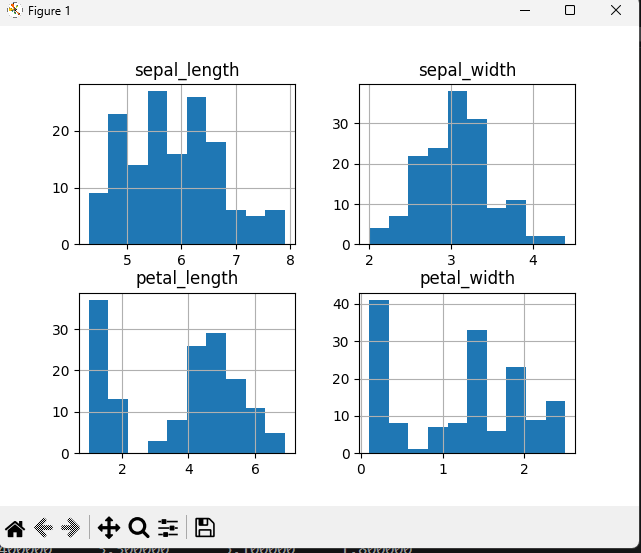

Write Python code to recreate this figure.
# Example 3.4 Python SVM Iris URL Classifications
from sklearn import svm, datasets
import pandas as pd
from matplotlib import pyplot
from pandas.plotting import scatter_matrix

df = pd.read_csv(
    'https://gist.githubusercontent.com/curran/a08a1080b88344b0c8a7/raw/0e7a9b0a5d22642a06d3d5b9bcbad9890c8ee534/iris.csv'
)

print(df.shape)
print(df.head(10))
print(df.tail(10))
print(df.describe())

# Count NAN
print(df.isna().sum().sum())

# Drop NAN values
df = df.dropna()

print(df.groupby('species').size())

# Histograms
df.hist()
pyplot.show()

# Scatter plot matrix
scatter_matrix(df)
pyplot.show()

# Use the third and fourth features:
# Petal Length and Petal Width
X = df.values[:, 2:4]

s = df['species']

d = dict([(y, x) for x, y in enumerate(sorted(set(s)))])

y = [d[x] for x in s]

clf = svm.SVC()
clf.fit(X, y)

# Predict the flower for a given Petal length and width
p = clf.predict([[1.4, 0.2]])

print(p)
